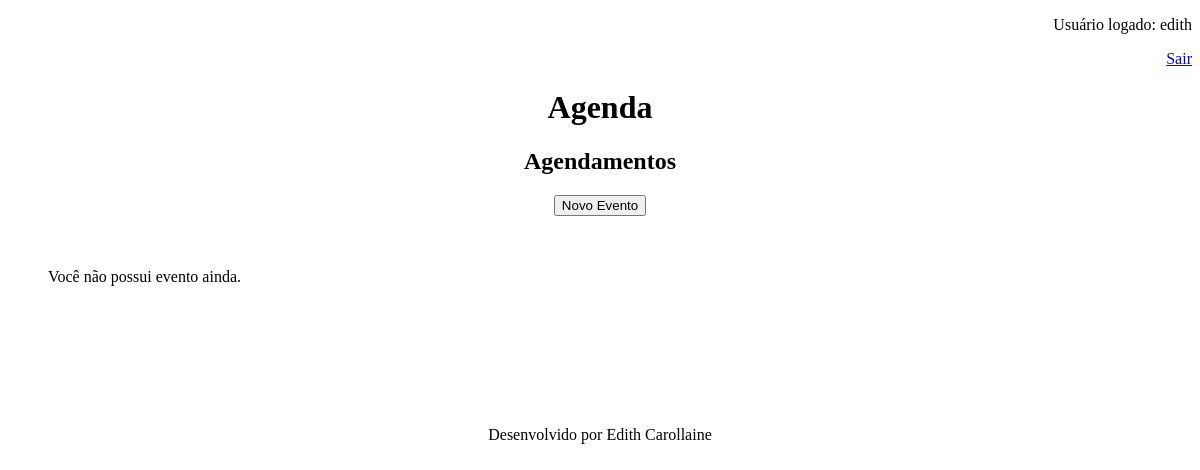
/agenda/ (signed in), run on an earlier commit of the app's database.
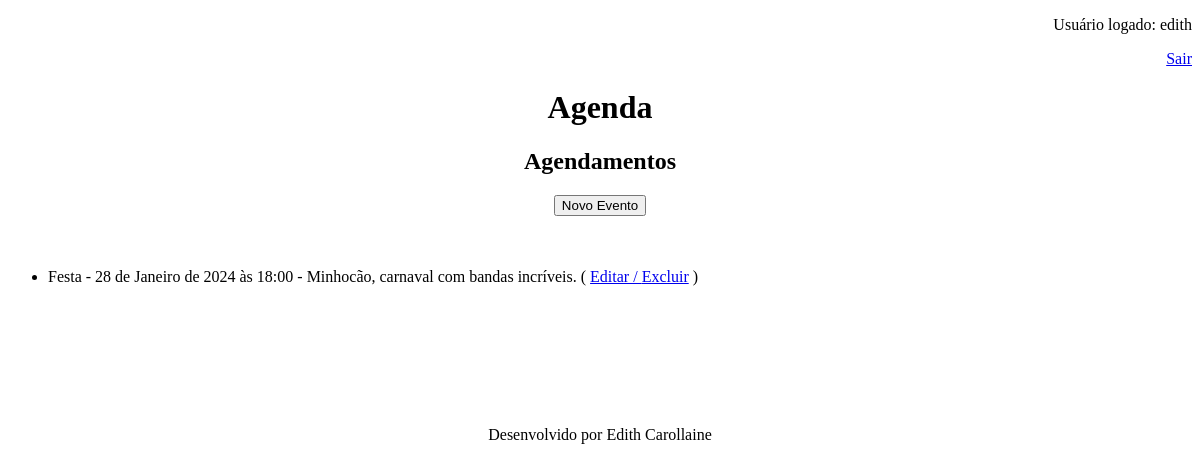
And on a later commit of the database.
### AppAgenda/models.py (models this page shows, shortened)
class Evento(models.Model):
    usuario = models.ForeignKey(User, on_delete=models.CASCADE)
    titulo = models.CharField(max_length=100)
    descricao = models.TextField(blank=True, null=True)
    data_evento = models.DateTimeField(verbose_name='Data do Evento')
    data_criacao = models.DateTimeField(auto_now=True, verbose_name='Data de Criação')
    class Meta:
        db_table = 'Evento'
    def get_evento_atrasado(self):
        if self.data_evento < datetime.now():
            return True
        else:
            return False

### AppAgenda/views.py (the view)
# urls.py: path('agenda/', views.lista_evento),
@login_required(login_url='/login/')
def lista_evento(request):
    usuario = request.user
    data_atual = datetime.now() - timedelta(hours=1)
    evento = Evento.objects.filter(usuario=usuario, data_evento__gt=data_atual)
    dados = {'eventos': evento}
    return render(request, 'agenda.html', dados)

### AppAgenda/templates/agenda.html
{% extends "model-page.html" %}
{% block content %}
    <h2 align="center">Agendamentos</h2>
    <div align="center">
        <a href="evento">
            <button type="button">Novo Evento</button>
            <br>
            <br>
            <br>
        </a>
    </div>
    <ul>
    {% if eventos %}
        {% for evento in eventos %}
            <li>
                <div style= {% if evento.get_evento_atrasado %} "color:red" {%endif%}>
                    {{evento.titulo}} - {{evento.data_evento}} - {{evento.descricao}}
                    ( <a href="evento/?id={{evento.id}}">Editar / </a>
                    <a href="delete/{{evento.id}}">Excluir</a> )
                </div>
            </li>
        {% endfor %}
    {% else %}
        <p>Você não possui evento ainda.</p>
    {% endif %}
    </ul>
{% endblock %}

What changed in the data, as far as the page shows it:
added Evento: titulo "Festa", data_evento "28 de Janeiro de 2024 às 18:00", descricao "Minhocão, carnaval com bandas incríveis."
Also different on the page:
text no longer shown: "Você não possui evento ainda."
